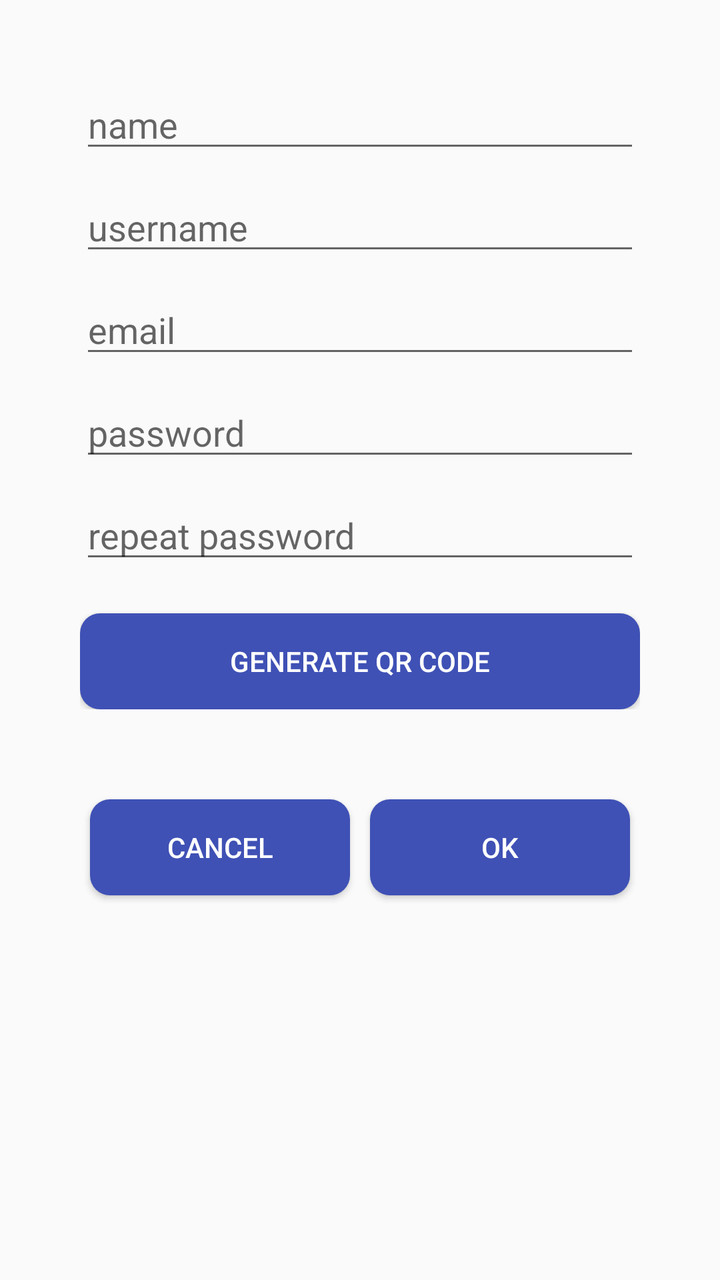
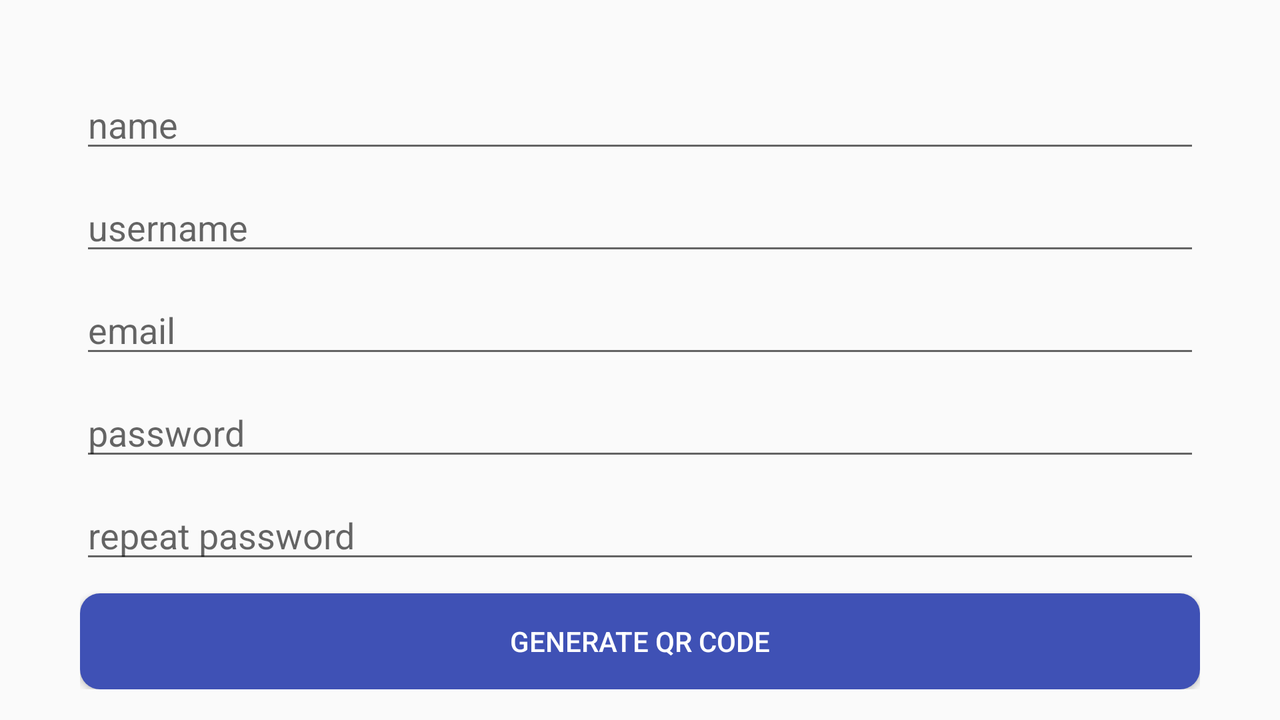

First picture: res/layout/ on a phone held upright. Second picture: the repository's own variant of that layout, on a device whose configuration matches the variant's folder. Source for both follows.
<!-- AndroidManifest.xml: activity theme AppTheme.NoActionBar -->
<!-- res/layout/activity_sign_up.xml -->
<?xml version="1.0" encoding="utf-8"?>
<RelativeLayout xmlns:android="http://schemas.android.com/apk/res/android"
    android:layout_width="match_parent"
    android:layout_height="match_parent"
    android:padding="40dp">

    <LinearLayout
        android:id="@+id/activitySignUpTop"
        android:layout_width="match_parent"
        android:layout_height="wrap_content"
        android:orientation="vertical">

        <EditText
            android:id="@+id/activitySignUpEtName"
            android:layout_width="match_parent"
            android:layout_height="wrap_content"
            android:hint="@string/name"/>

        <EditText
            android:id="@+id/activitySignUpEtUsername"
            android:layout_width="match_parent"
            android:layout_height="wrap_content"
            android:hint="@string/username"
            android:layout_marginTop="10dp"/>

        <EditText
            android:id="@+id/activitySignUpEtEmail"
            android:inputType="textEmailAddress"
            android:layout_width="match_parent"
            android:layout_height="wrap_content"
            android:hint="@string/email"
            android:layout_marginTop="10dp"/>

        <EditText
            android:id="@+id/activitySignUpEtPassword"
            android:layout_width="match_parent"
            android:layout_height="wrap_content"
            android:hint="@string/password"
            android:inputType="textPassword"
            android:layout_marginTop="10dp"/>
        
        <EditText
            android:id="@+id/activitySignUpEtRepeatPassword"
            android:layout_width="match_parent"
            android:layout_height="wrap_content"
            android:hint="@string/repeat_password"
            android:inputType="textPassword"
            android:layout_marginTop="10dp"/>
        

        <Button
            android:id="@+id/activitySignUpBtGenerateQrCode"
            android:layout_width="match_parent"
            android:layout_height="wrap_content"
            android:text="@string/generate_qr_code"
            android:layout_marginTop="20dp"
            android:background="@drawable/custom_button_states"
            android:textColor="@color/button_text"/>

    </LinearLayout>

    <LinearLayout
        android:layout_width="match_parent"
        android:layout_height="wrap_content"
        android:orientation="horizontal"
        android:layout_below="@+id/activitySignUpTop"
        android:layout_marginTop="40dp">

        <Button
            android:id="@+id/activitySignUpBtCancel"
            android:layout_width="0dp"
            android:layout_height="wrap_content"
            android:text="@string/cancel"
            android:layout_weight="1"
            android:background="@drawable/custom_button_states"
            android:textColor="@color/button_text"
            android:layout_margin="5dp"/>

        <Button
            android:id="@+id/activitySignUpBtOk"
            android:layout_width="0dp"
            android:layout_height="wrap_content"
            android:text="@string/ok"
            android:layout_weight="1"
            android:background="@drawable/custom_button_states"
            android:textColor="@color/button_text"
            android:layout_margin="5dp"/>

    </LinearLayout>

    <ProgressBar
        android:id="@+id/progressBarSignUp"
        android:layout_width="wrap_content"
        android:layout_height="wrap_content"
        android:layout_centerInParent="true"
        android:visibility="gone"/>

</RelativeLayout>
<!-- resources referenced by this layout -->
<resources>
  <color name="button_text">#FFF</color>
  <!-- drawable custom_button_states (drawable) -->
  <?xml version="1.0" encoding="utf-8"?>
  <selector xmlns:android="http://schemas.android.com/apk/res/android">
      <item android:state_pressed="true" android:drawable="@drawable/custom_button_pressed" />
      <item android:state_focused="true" android:drawable="@drawable/custom_button_pressed" />
      <item android:drawable="@drawable/custom_button" />
  </selector>
  <string name="cancel">Cancel</string>
  <string name="email">email</string>
  <string name="generate_qr_code">Generate QR Code</string>
  <string name="name">name</string>
  <string name="ok">Ok</string>
  <string name="password">password</string>
  <string name="repeat_password">repeat password</string>
  <string name="username">username</string>
  <style name="AppTheme.NoActionBar">
          <item name="windowActionBar">false</item>
          <item name="windowNoTitle">true</item>
      </style>
  <!-- drawable custom_button_pressed (drawable) -->
  <?xml version="1.0" encoding="utf-8"?>
  <shape xmlns:android="http://schemas.android.com/apk/res/android" android:shape="rectangle">
  
      <corners android:radius="10dp" />
  
      <solid android:color="@color/colorPrimaryDark" />
  
  </shape>
  <!-- drawable custom_button (drawable) -->
  <?xml version="1.0" encoding="utf-8"?>
  <shape xmlns:android="http://schemas.android.com/apk/res/android" android:shape="rectangle">
  
      <corners android:radius="10dp" />
  
      <solid android:color="@color/colorPrimary" />
  
  </shape>
  <color name="colorPrimaryDark">#303F9F</color>
  <color name="colorPrimary">#3F51B5</color>
</resources>
<!-- res/layout-land/activity_sign_up.xml (the repository's variant of the layout above) -->
<!-- drawn on the phone turned sideways -->
<?xml version="1.0" encoding="utf-8"?>
<RelativeLayout xmlns:android="http://schemas.android.com/apk/res/android"
    android:layout_width="match_parent"
    android:layout_height="match_parent">

    <ScrollView
        android:layout_width="match_parent"
        android:layout_height="wrap_content"
        android:scrollbars="none">

        <RelativeLayout xmlns:android="http://schemas.android.com/apk/res/android"
            android:layout_width="match_parent"
            android:layout_height="match_parent"
            android:padding="40dp">

            <LinearLayout
                android:id="@+id/activitySignUpTop"
                android:layout_width="match_parent"
                android:layout_height="wrap_content"
                android:orientation="vertical">

                <EditText
                    android:id="@+id/activitySignUpEtName"
                    android:layout_width="match_parent"
                    android:layout_height="wrap_content"
                    android:hint="@string/name"/>

                <EditText
                    android:id="@+id/activitySignUpEtUsername"
                    android:layout_width="match_parent"
                    android:layout_height="wrap_content"
                    android:hint="@string/username"
                    android:layout_marginTop="10dp"/>

                <EditText
                    android:id="@+id/activitySignUpEtEmail"
                    android:inputType="textEmailAddress"
                    android:layout_width="match_parent"
                    android:layout_height="wrap_content"
                    android:hint="@string/email"
                    android:layout_marginTop="10dp"/>

                <EditText
                    android:id="@+id/activitySignUpEtPassword"
                    android:layout_width="match_parent"
                    android:layout_height="wrap_content"
                    android:hint="@string/password"
                    android:inputType="textPassword"
                    android:layout_marginTop="10dp"/>

                <EditText
                    android:id="@+id/activitySignUpEtRepeatPassword"
                    android:layout_width="match_parent"
                    android:layout_height="wrap_content"
                    android:hint="@string/repeat_password"
                    android:inputType="textPassword"
                    android:layout_marginTop="10dp"/>

                <Button
                    android:id="@+id/activitySignUpBtGenerateQrCode"
                    android:layout_width="match_parent"
                    android:layout_height="wrap_content"
                    android:text="@string/generate_qr_code"
                    android:layout_marginTop="10dp"
                    android:background="@drawable/custom_button_states"
                    android:textColor="@color/button_text"/>

            </LinearLayout>

            <LinearLayout
                android:layout_width="match_parent"
                android:layout_height="wrap_content"
                android:orientation="horizontal"
                android:layout_below="@+id/activitySignUpTop"
                android:layout_marginTop="40dp">

                <Button
                    android:id="@+id/activitySignUpBtCancel"
                    android:layout_width="0dp"
                    android:layout_height="wrap_content"
                    android:text="@string/cancel"
                    android:layout_weight="1"
                    android:background="@drawable/custom_button_states"
                    android:textColor="@color/button_text"
                    android:layout_margin="5dp"/>

                <Button
                    android:id="@+id/activitySignUpBtOk"
                    android:layout_width="0dp"
                    android:layout_height="wrap_content"
                    android:text="@string/ok"
                    android:layout_weight="1"
                    android:background="@drawable/custom_button_states"
                    android:textColor="@color/button_text"
                    android:layout_margin="5dp"/>

            </LinearLayout>


            <ProgressBar
                android:id="@+id/progressBarSignUp"
                android:layout_width="wrap_content"
                android:layout_height="wrap_content"
                android:layout_centerInParent="true"
                android:visibility="gone"/>

        </RelativeLayout>


    </ScrollView>

</RelativeLayout>
